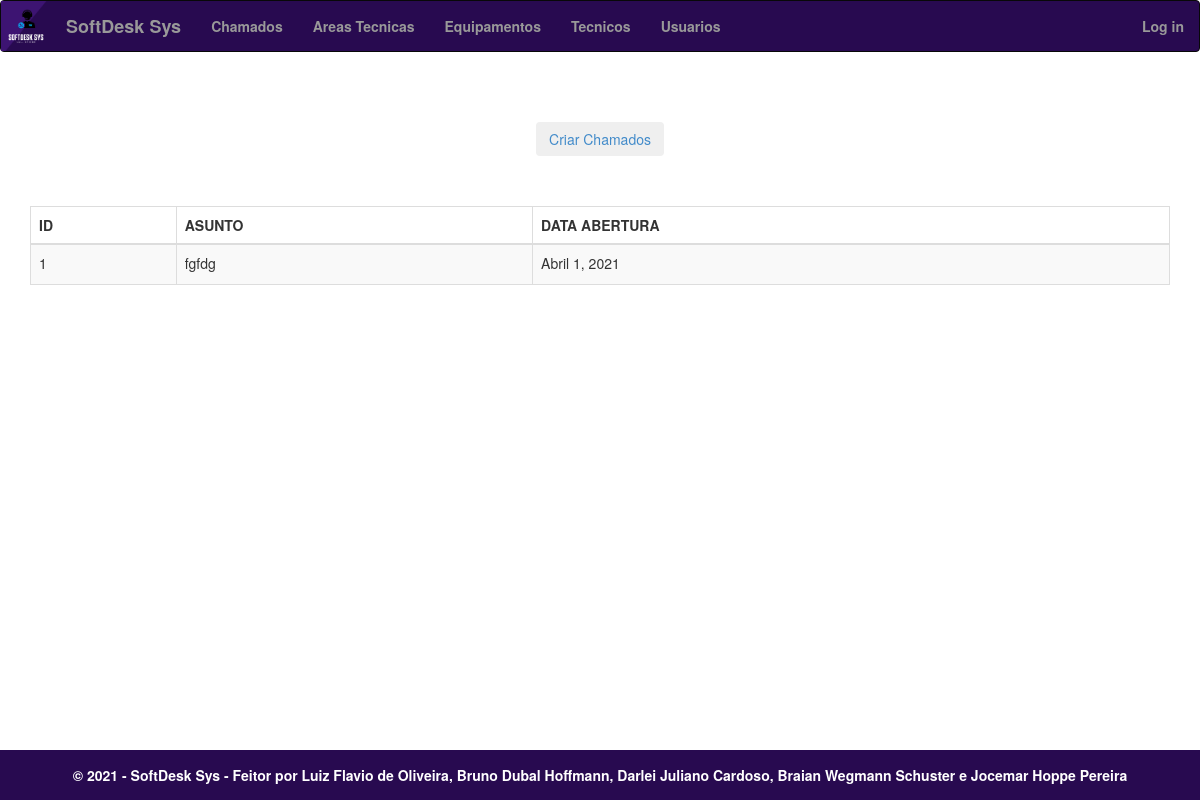
The page /chamados/ on the database as committed earlier.
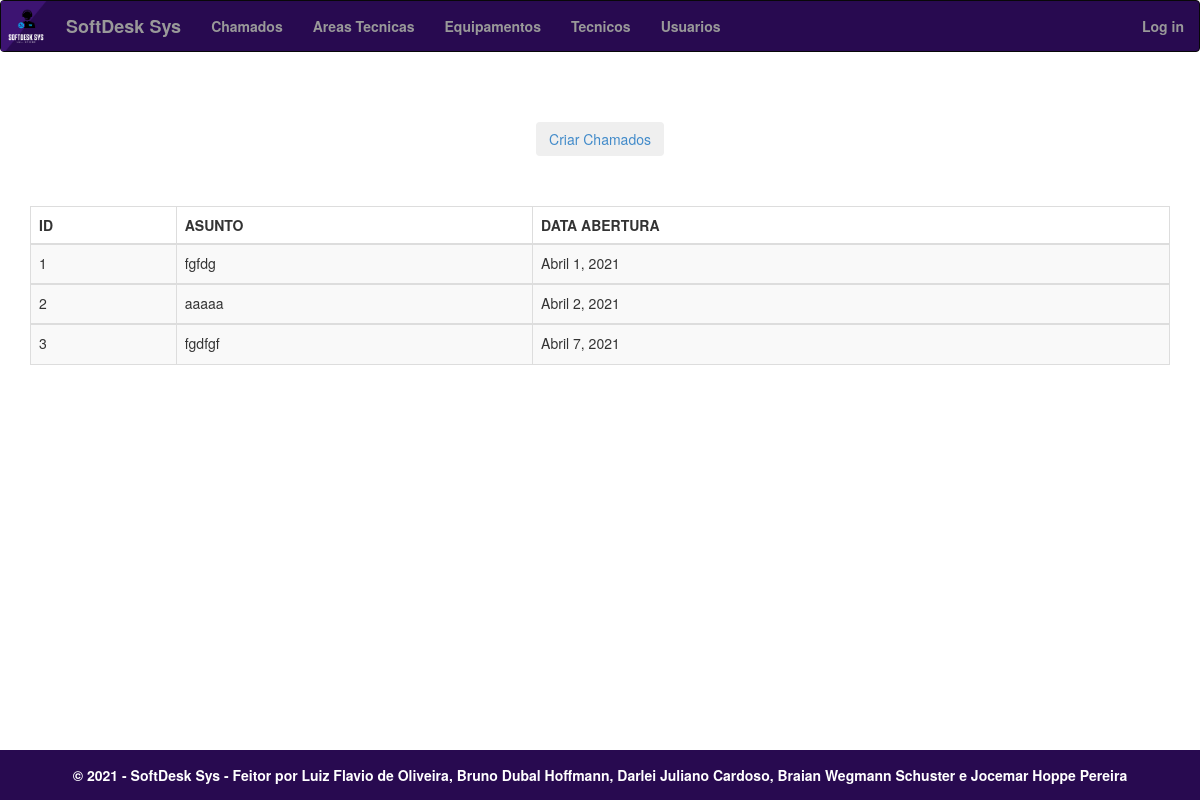
The same page on the database as committed later.
### app/models.py (models this page shows, shortened)
class Chamado(models.Model):
    id_chamado = models.AutoField(primary_key = True)
    assunto = models.CharField(max_length = 255, null=True)
    texto = models.CharField(max_length = 999, null=True)
    data_abertura = models.DateField(default=timezone.now)
    data_fechamento = models.DateField(null=True)
    status = models.IntegerField(choices=STATUS_CHOICES,null=True)
    id_equipamento = models.IntegerField(null=True)
    id_usuario = models.IntegerField(null=True)
    id_tecnico = models.IntegerField(null=True)
    id_area_tec = models.IntegerField(null=True)
    class Meta:
        db_table = 'chamado'

### app/views.py (the view)
# urls.py: path('chamados/', views.chamados, name='chamados'),
def chamados(request):
    assert isinstance(request, HttpRequest)
    chamados = Chamado.objects.all();
    return render(
        request,
        'app/chamados.html',
        {
            'year':datetime.now().year,
            'chamados': chamados
        }
    )

### app/templates/app/chamados.html
{% extends "app/layout.html" %}
{% block content %}
<div style="text-align:center; padding:50px">
    <button class="btn"><a href="{% url 'addchamados' %}">Criar Chamados</a></button>
</div>
<div>
    <table class="table table-striped table-bordered">
        <thead class="thead-dark">
            <tr>
              <th scope="col">ID</th>
              <th scope="col">ASUNTO</th>
              <th scope="col">DATA ABERTURA</th>
            </tr>
        </thead>
        <tbody>
            {% for chamado in chamados %}
            <tr style="height:40px">
                <td>{{ chamado.id_chamado }}</td>
                <td>{{ chamado.assunto }}</td>
                <td>{{ chamado.data_abertura }}</td>
            </tr>
        </tbody>
        {% endfor %}
    </table>
</div>
{% endblock %}

Rows that differ between the two databases and show on the page:
added Chamado: id_chamado "2", assunto "aaaaa", data_abertura "Abril 2, 2021"
added Chamado: id_chamado "3", assunto "fgdfgf", data_abertura "Abril 7, 2021"
